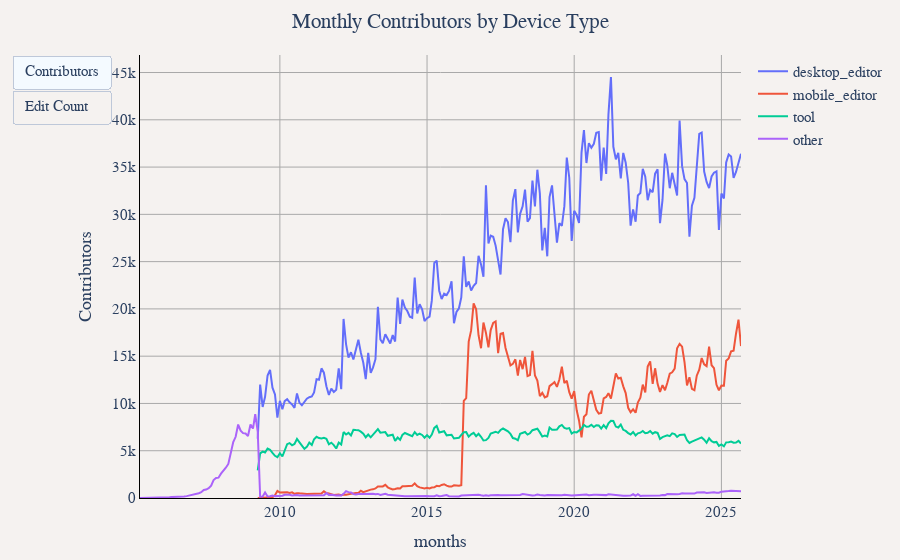

Notebook cell for this chart:
### Markdown cell above
## Monthly Contributors by Device Type

### Code cell
df_device_metrics = duckdb.sql("""
SELECT
    CONCAT(year, '-', LPAD(CAST(month as VARCHAR), 2, '0')) as months,
    device_type,
    COUNT(DISTINCT user_name) as Contributors,
    CAST(SUM(edit_count) as BIGINT) as "Edit Count"
FROM '../changeset_data/year=*/month=*/*.parquet'
WHERE device_type IS NOT NULL
GROUP BY year, month, device_type
ORDER BY year, month, device_type
""").df()

util.show_figure(
    [
        util.FigureConfig(
            title="Monthly Contributors by Device Type",
            label="Contributors",
            x_col="months",
            y_col="Contributors",
            group_col="device_type",
            query_or_df=df_device_metrics,
        ),
        util.FigureConfig(
            title="Monthly Edit Count by Device Type",
            label="Edit Count",
            x_col="months",
            y_col="Edit Count",
            group_col="device_type",
            query_or_df=df_device_metrics,
        ),
    ],
)

### Figure 1 — Plotly figure (JSON) as saved in the notebook; plotly's stock layout.template omitted (floating-point values rounded to 4 significant figures; data arrays with more than 128 entries replaced by an {"elided": "..."} marker saying what was removed)
{"data": [{"hovertemplate": "desktop_editor<br>%{x}<br>%{y:,} Contributors<extra></extra>", "name": "desktop_editor", "type": "scatter", "visible": true, "x": {"elided": "198 str values"}, "y": {"elided": "198 int values"}}, {"hovertemplate": "mobile_editor<br>%{x}<br>%{y:,} Contributors<extra></extra>", "name": "mobile_editor", "type": "scatter", "visible": true, "x": {"elided": "198 str values"}, "y": {"elided": "198 int values"}}, {"hovertemplate": "tool<br>%{x}<br>%{y:,} Contributors<extra></extra>", "name": "tool", "type": "scatter", "visible": true, "x": {"elided": "198 str values"}, "y": {"elided": "198 int values"}}, {"hovertemplate": "other<br>%{x}<br>%{y:,} Contributors<extra></extra>", "name": "other", "type": "scatter", "visible": true, "x": {"elided": "246 str values"}, "y": {"elided": "246 int values"}}, {"hovertemplate": "desktop_editor<br>%{x}<br>%{y:,} Edit Count<extra></extra>", "name": "desktop_editor", "type": "scatter", "visible": false, "x": {"elided": "198 str values"}, "y": {"elided": "198 int values"}}, {"hovertemplate": "mobile_editor<br>%{x}<br>%{y:,} Edit Count<extra></extra>", "name": "mobile_editor", "type": "scatter", "visible": false, "x": {"elided": "198 str values"}, "y": {"elided": "198 int values"}}, {"hovertemplate": "tool<br>%{x}<br>%{y:,} Edit Count<extra></extra>", "name": "tool", "type": "scatter", "visible": false, "x": {"elided": "198 str values"}, "y": {"elided": "198 int values"}}, {"hovertemplate": "other<br>%{x}<br>%{y:,} Edit Count<extra></extra>", "name": "other", "type": "scatter", "visible": false, "x": {"elided": "246 str values"}, "y": {"elided": "246 int values"}}], "layout": {"barmode": "stack", "font": {"family": "Times", "size": 15}, "margin": {"b": 55, "l": 55, "r": 55, "t": 55}, "paper_bgcolor": "#f5f2f0", "plot_bgcolor": "#f5f2f0", "title": {"text": "Monthly Contributors by Device Type", "x": 0.5}, "updatemenus": [{"buttons": [{"args": [{"visible": [true, true, true, true, false, false, false, false]}, {"title.text": "Monthly Contributors by Device Type", "xaxis.title.text": "months", "yaxis.title.text": "Contributors"}], "label": "Contributors", "method": "update"}, {"args": [{"visible": [false, false, false, false, true, true, true, true]}, {"title.text": "Monthly Edit Count by Device Type", "xaxis.title.text": "months", "yaxis.title.text": "Edit Count"}], "label": "Edit Count", "method": "update"}], "type": "buttons"}], "xaxis": {"gridcolor": "darkgray", "linecolor": "black", "showgrid": true, "tickcolor": "black", "title": {"text": "months"}, "zerolinecolor": "darkgray"}, "yaxis": {"gridcolor": "darkgray", "linecolor": "black", "rangemode": "tozero", "showgrid": true, "tickcolor": "black", "title": {"text": "Contributors"}, "zerolinecolor": "darkgray"}}}
